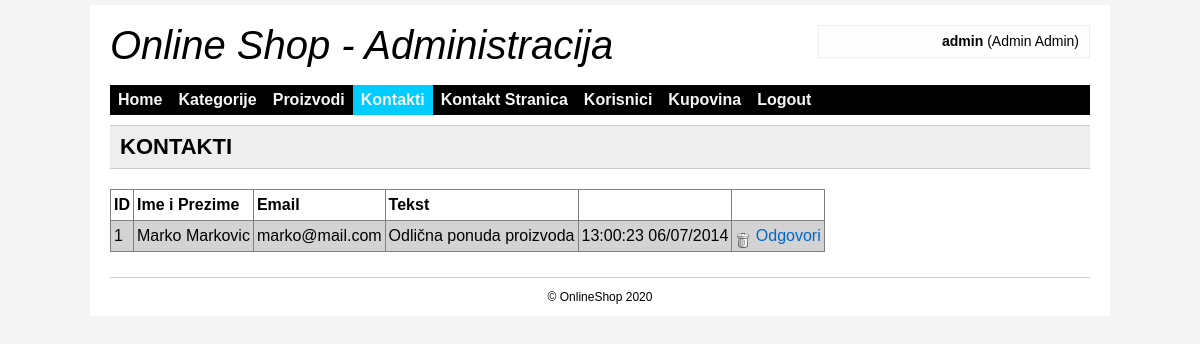
Screenshot of /admin/kontakt (signed in) with the database file from the repository.
### tables this page shows
CREATE TABLE IF NOT EXISTS `contacts` (
  `contact_id` int(10) unsigned NOT NULL AUTO_INCREMENT,
  `name` varchar(50) NOT NULL,
  `email` varchar(50) NOT NULL,
  `text` text NOT NULL,
  `create_date` int(10) unsigned NOT NULL,
  PRIMARY KEY (`contact_id`)
);

### libs/Admin_View.php (called while the page is built, shortened)
<?php
class Admin_View {
    public function render($template) {
        include_once BASE_PATH . 'views/admin/header.php';
        include_once BASE_PATH . 'views/admin/'.$template;
        include_once BASE_PATH . 'views/admin/footer.php';
    }
}
?>

### controllers/kontakt_admin_controller.php (called while the page is built, shortened)
<?php
class Kontakt_Admin_Controller extends Admin_Controller {
    public function index() {
        $this->view->activeNavigation = 'kontakt';
        $contacts = $this->model->getContacts();
        $this->view->contacts = $contacts;
        $this->view->render('kontakt/kontakti.php');
    }
}
?>

### admin.php (called while the page is built, shortened)
<?php
require LIBS.'Admin_View.php';
$onlineshop = new Router('admin');
?>

### libs/Model.php (called while the page is built, shortened)
<?php
class Model {
    public function __construct() {
        $this->db = new Database(DB_TYPE,DB_HOST,DB_NAME,DB_USER,DB_PASS);
    }
}
?>

### models/kontakt_admin_model.php (called while the page is built, shortened)
<?php
require_once LIBS . 'Model.php';
class Kontakt_Admin_Model extends Kontakt_Model {
    public function getContacts() {
        $contacts = array();
        $sql = "SELECT `contact_id`, `name`, `email`, `text`, `create_date`
                FROM `contacts`
                ORDER BY `create_date` DESC";
        $result = $this->db->query($sql);
        if ($result->rowCount()>0){
            while ($rs = $result->fetch(PDO::FETCH_ASSOC)) {
                $contacts[] = $rs;
            }
        }
        return $contacts;
    }
}
?>

### views/admin/kontakt/kontakti.php (the view, shortened to what this page needs)
<h1>KONTAKTI</h1>
<div>
    <table class="mt15" border="1">
        <tr>
            <td>ID</td>
            <td>Ime i Prezime</td>
            <td>Email</td>
            <td>Tekst</td>
            <td>&nbsp;</td>
        </tr>
        <?php
        foreach ($this->contacts as $contact) {
            echo '<tr>';
            echo '<td>' . $contact['contact_id'] . '</td>';
            echo '<td>' . $contact['name'] . '</td>';
            echo '<td>' . $contact['email'] . '</td>';
            echo '<td>' . $contact['text'] . '</td>';
            echo '<td>' . date('H:i:s d/m/Y', $contact['create_date']) . '</td>';
            echo '<td><a href="' . ADMIN_URL .'kontakt/obrisiKontakt?contact_id=' . $contact['contact_id'] . '" title="Obrisi kontakt"><img src="' . URL . 'images/icon_delete.png" /></a>';
            echo '&nbsp;<a href="' . ADMIN_URL .'kontakt/odgovori/' . $contact['contact_id'] . '">Odgovori</a></td>';
            echo '</tr>';
        }
        ?>
    </table>
</div>

### views/admin/style_admin.css (style rules this page uses)
body,div,dl,dt,dd,ul,ol,li,h1,h2,h3,h4,h5,h6,pre,code,form,fieldset,legend,input,textarea,p,blockquote,th,td { margin:0;padding:0; }
table { border-collapse:collapse;border-spacing:0; }
img { vertical-align: bottom; }
fieldset,img { border:0; }
a { text-decoration:none;color: #06c; }
html { color:#000;background:#f5f5f5; }
body { font:16px/1.5 arial,helvetica,sans-serif;text-align:center; }
.content h1 { line-height: 1; padding: 10px; border: 1px solid #ccc; border-width: 1px 0; background: #eee; }
h1,.title1 { font-size:22px;margin-bottom:20px; }
.mt15 { margin-top: 15px; }
table { border-color: gray; }
td, th { padding: 3px; border-color: gray; }
tr:nth-child(even) { background-color: lightgrey; }
tr:nth-child(odd) { background-color: white; }
tr:first-child { font-weight: bolder; }

### rows the page displays
contacts: contact_id "1", name "Marko Markovic", email "marko@mail.com", text "Odlična ponuda proizvoda", create_date "13:00:23 06/07/2014"

### other values shown
$_SESSION['login'] "admin"
$_SESSION['first_name'] "Admin"
$_SESSION['last_name'] "Admin"
